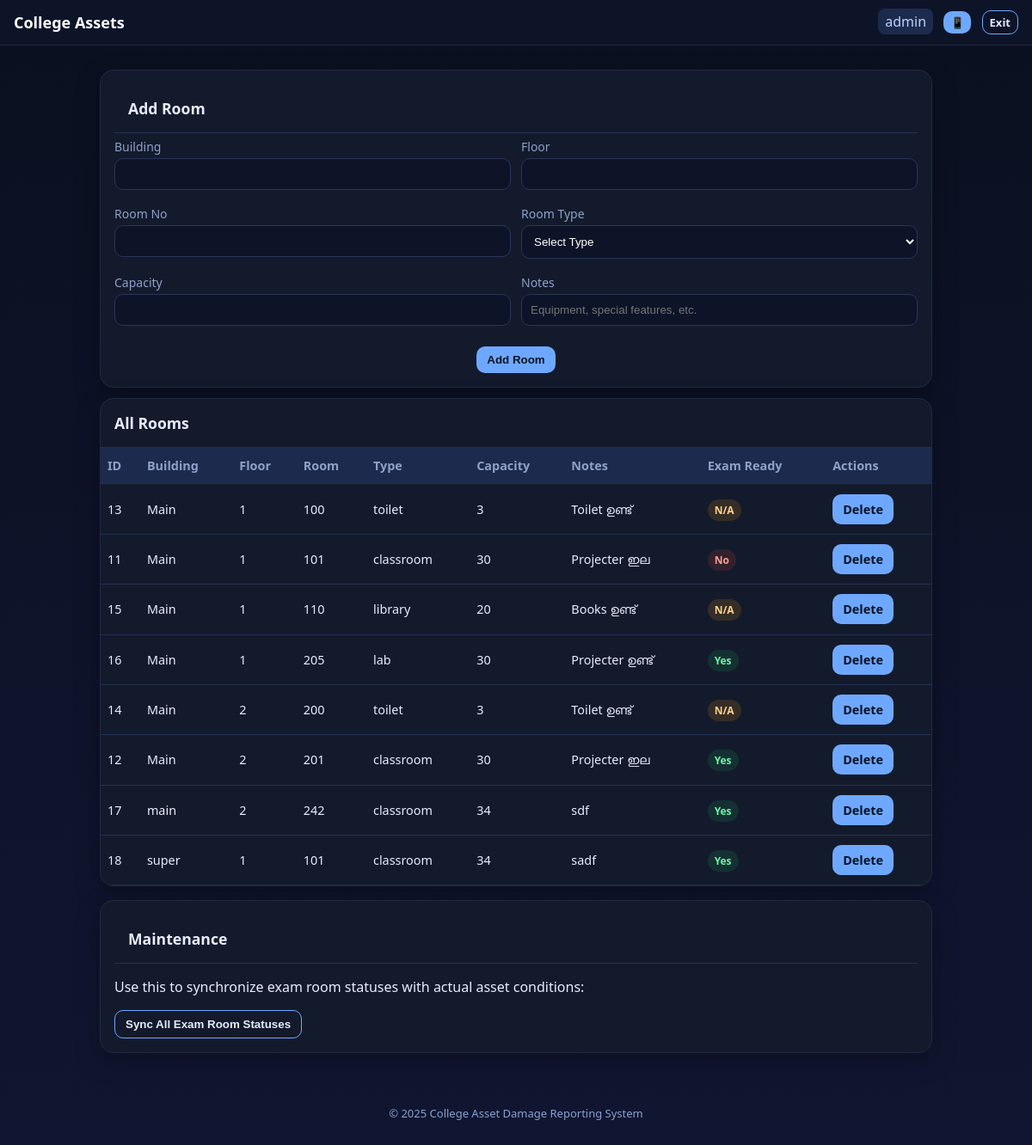
/views/admin/rooms.php (signed in), run on the app's committed database.
### tables this page shows
CREATE TABLE `rooms` (
  `id` int(11) NOT NULL,
  `building` varchar(100) NOT NULL,
  `floor` varchar(50) DEFAULT NULL,
  `room_no` varchar(50) NOT NULL,
  `created_at` timestamp NOT NULL DEFAULT current_timestamp(),
  `room_type` varchar(50) DEFAULT 'classroom',
  `capacity` int(11) DEFAULT NULL,
  `notes` text DEFAULT NULL
);

CREATE TABLE `exam_rooms` (
  `id` int(11) NOT NULL,
  `room_id` int(11) NOT NULL,
  `status_exam_ready` enum('Yes','No') NOT NULL DEFAULT 'Yes',
  `created_at` timestamp NOT NULL DEFAULT current_timestamp(),
  `updated_at` timestamp NULL DEFAULT NULL ON UPDATE current_timestamp()
);

### config/room_utils.php (called while the page is built, shortened)
<?php
function isRoomExamReady($conn, $room_id, $room_type) {
    $stmt = $conn->prepare("
        SELECT
            (SELECT COUNT(*) FROM damage_reports dr
             JOIN assets a ON a.id = dr.asset_id
             WHERE a.room_id = ? AND dr.status IN ('pending', 'assigned', 'in_progress')) as open_reports,
            (SELECT COUNT(*) FROM assets a
             WHERE a.room_id = ? AND a.status = 'Needs Repair') as needs_repair
    ");
    $stmt->bind_param("ii", $room_id, $room_id);
    $stmt->execute();
    $result = $stmt->get_result()->fetch_assoc();
    return ($result['open_reports'] == 0 && $result['needs_repair'] == 0) ? 'Yes' : 'No';
}
?>

### views/admin/rooms.php (the view, shortened to what this page needs)
<?php
require_once __DIR__ . '/../../config/init.php';
$rooms = $conn->query("
    SELECT r.*, er.status_exam_ready, er.updated_at as status_updated_at
    FROM rooms r
    LEFT JOIN exam_rooms er ON er.room_id = r.id
    ORDER BY r.building, r.floor, r.room_no
");
include __DIR__.'/../partials/header.php';
?>
<div class="card">
    <h3 class="card-title">Add Room</h3>
    <form method="post" class="grid cols-2">
        <div><label>Building</label><input class="input" name="building" required></div>
        <div><label>Floor</label><input class="input" name="floor"></div>
        <div><label>Room No</label><input class="input" name="room_no" required></div>
        <div><label>Room Type</label>
            <select class="input" name="room_type" required>
                <option value="">Select Type</option>
            </select>
        </div>
        <div><label>Capacity</label><input class="input" name="capacity" type="number" min="1"></div>
        <div><label>Notes</label><input class="input" name="notes" type="text" placeholder="Equipment, special features, etc."></div>
        <div class="actions col-span-2" style="text-align: center;"><button class="btn">Add Room</button></div>
    </form>
</div>
<div class="table-card">
    <h3 class="card-title">All Rooms</h3>
    <div class="table-scroll">
        <table class="table">
            <tr>
                <th>ID</th>
                <th>Building</th>
                <th>Floor</th>
                <th>Room</th>
                <th>Type</th>
                <th>Capacity</th>
                <th>Notes</th>
                <th>Exam Ready</th>
                <th>Actions</th>
            </tr>
            <?php while($r=$rooms->fetch_assoc()): ?>
            <tr>
                <td><?= (int)$r['id'] ?></td>
                <td><?= htmlspecialchars($r['building']) ?></td>
                <td><?= htmlspecialchars($r['floor']) ?></td>
                <td><?= htmlspecialchars($r['room_no']) ?></td>
                <td><?= htmlspecialchars($r['room_type']) ?></td>
                <td><?= $r['capacity'] ? (int)$r['capacity'] : '-' ?></td>
                <td><?= htmlspecialchars($r['notes'] ?: '-') ?></td>
                <td>
                    <?php
                    if ($r['status_exam_ready'] !== null) {
                        $calculated_status = isRoomExamReady($conn, $r['id'], $r['room_type']);
                        $badge_class = $calculated_status === 'Yes' ? 'yes' : 'no';
                        echo '<span class="badge ' . $badge_class . '">' . htmlspecialchars($calculated_status) . '</span>';
                    } else {
                        echo '<span class="badge na">N/A</span>';
                    }
                    ?>
                </td>
                <td>
                    <a href="?delete=<?= (int)$r['id'] ?>"
                       class="btn btn-small btn-danger"
                       onclick="return confirm('Are you sure you want to delete this room? This will also remove it from exam_rooms if applicable.')">Delete</a>
                </td>
            </tr>
            <?php endwhile; ?>
        </table>
    </div>
</div>
<div class="card">
    <h3 class="card-title">Maintenance</h3>
    <p>Use this to synchronize exam room statuses with actual asset conditions:</p>
    <form method="post">
        <button type="submit" name="sync_exam_statuses" class="btn outline">Sync All Exam Room Statuses</button>
    </form>
</div>
<?php include __DIR__.'/../partials/footer.php'; ?>

### assets/css/style.css (style rules this page uses)
:root { --bg: #0b1020; --card: #131a2b; --text: #e7ecff; --muted: #8fa0c9; --accent: #6ea8fe; --good: #27ae60; --bad: #e74c3c; --warn: #f39c12 }
* { box-sizing: border-box }
body { margin: 0; font-family: system-ui, -apple-system, Segoe UI, Roboto, Ubuntu, 'Helvetica Neue', sans-serif; color: var(--text); background: linear-gradient(180deg, #0b1020, #101631) }
a { color: var(--accent); text-decoration: none }
.btn { display: inline-block; padding: 8px 12px; border-radius: 10px; background: var(--accent); color: #071226; border: 0; font-weight: 600 }
.btn.outline { background: transparent; border: 1px solid var(--accent); color: var(--text) }
.card { background: var(--card); border: 1px solid #1f2a44; border-radius: 16px; padding: 16px; margin: 12px 0; box-shadow: 0 10px 30px rgba(0, 0, 0, .25) }
.grid { display: grid; gap: 12px }
.grid.cols-2 { grid-template-columns: 1fr 1fr }
.col-span-2 { grid-column: span 2 }
.table-card { background: var(--card); border-radius: 16px; overflow: hidden; border: 1px solid #1f2a44; margin-bottom: 1rem; box-shadow: 0 10px 30px rgba(0, 0, 0, 0.25) }
.table-scroll { overflow-x: auto; -webkit-overflow-scrolling: touch }
.card-title { padding: 1rem; margin: 0; border-bottom: 1px solid #223153; font-size: 1.1rem; color: var(--text); font-weight: 600 }
.input, .form-control { width: 100%; padding: 10px; border-radius: 10px; border: 1px solid #2a3558; background: #0d1428; color: #fff }
label { display: block; margin: 6px 0 4px; color: var(--muted); font-size: 14px }
.table { width: 100%; border-collapse: collapse }
.table th, .table td { padding: 10px; border-bottom: 1px solid #223153; text-align: left }
.table { min-width: 600px; width: 100%; border-collapse: collapse }
.table th, .table td { padding: 0.7rem 0.5rem; border-bottom: 1px solid #223153; white-space: nowrap; font-size: 0.9rem }
.table th { background: #1c2a4d; font-weight: 600; color: var(--muted) }
.table td { color: var(--text) }
.badge { padding: 4px 8px; border-radius: 999px; font-size: 12px; font-weight: 700 }
.badge.yes { background: rgba(39, 174, 96, 0.15); color: #6ef5a3 }
.badge.no { background: rgba(231, 76, 60, 0.15); color: #ff9e93 }
.badge.na { background: rgba(243, 156, 18, 0.15); color: #ffd28c }
form .actions { margin-top: 12px }

### data on the page
rooms: id "13", building "Main", floor "1", room_no "100", room_type "toilet", capacity "3", notes "Toilet ഉണ്ട്", shows "N/A"
exam_rooms: room "11", room.building "Main", room.floor "1", room.room_no "101", room.room_type "classroom", room.capacity "30", room.notes "Projecter ഇല", calculated_status "No"
rooms: id "15", building "Main", floor "1", room_no "110", room_type "library", capacity "20", notes "Books ഉണ്ട്", shows "N/A"
exam_rooms: room "16", room.building "Main", room.floor "1", room.room_no "205", room.room_type "lab", room.capacity "30", room.notes "Projecter ഉണ്ട്", calculated_status "Yes"
rooms: id "14", building "Main", floor "2", room_no "200", room_type "toilet", capacity "3", notes "Toilet ഉണ്ട്", shows "N/A"
exam_rooms: room "12", room.building "Main", room.floor "2", room.room_no "201", room.room_type "classroom", room.capacity "30", room.notes "Projecter ഇല", calculated_status "Yes"
exam_rooms: room "17", room.building "main", room.floor "2", room.room_no "242", room.room_type "classroom", room.capacity "34", room.notes "sdf", calculated_status "Yes"
exam_rooms: room "18", room.building "super", room.floor "1", room.room_no "101", room.room_type "classroom", room.capacity "34", room.notes "sadf", calculated_status "Yes"

### other printed values
$user['role'] "admin"
